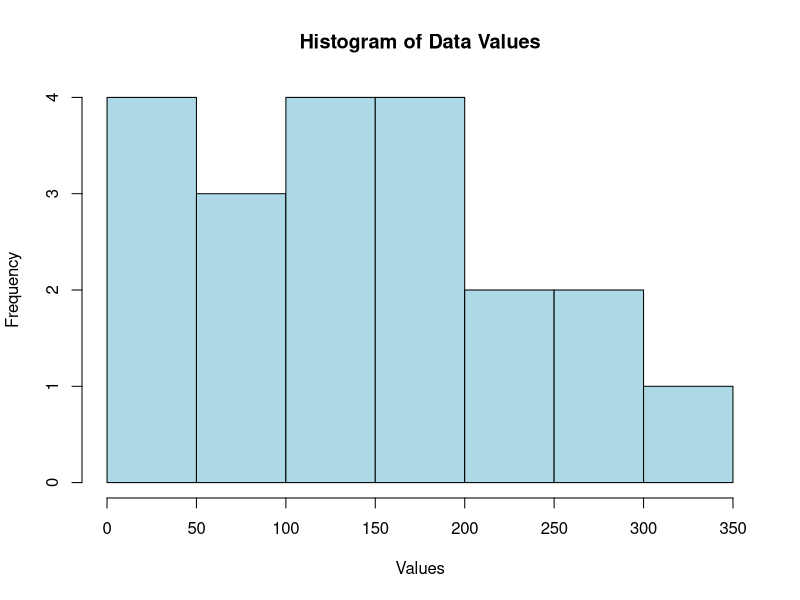

Generate this figure with R:
# HISTOGRAM
# Create dataframe
data <- data.frame(
  Years = c(2015, 2016, 2017, 2018, 2019),
  Sales = c(100, 150, 200, 180, 250),
  Profit = c(20, 30, 50, 40, 60),
  Expenses = c(80, 120, 150, 140, 190),
  Customers = c(200, 240, 300, 280, 350)
)

View(data)
v_data <- as.vector(as.matrix(data[, 2:5]))

hist(v_data,
     main = "Histogram of Data Values",
     xlab = "Values",
     ylab = "Frequency",
     col = "lightblue",
     border = "black")
